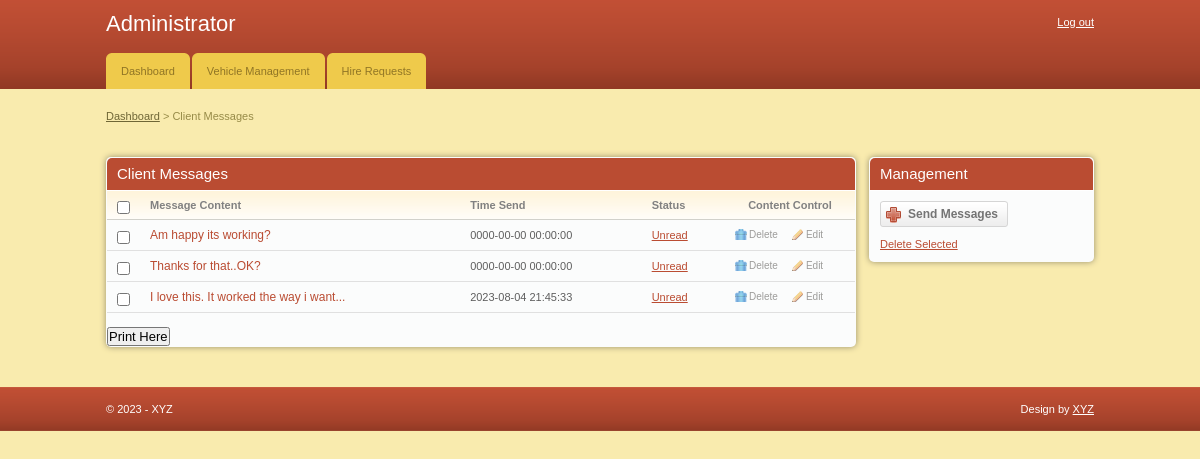
The page /admin/index.php (signed in) on the database its author committed.
### tables this page shows
CREATE TABLE `message` (
  `msg_id` int(11) NOT NULL,
  `client_id` int(11) NOT NULL,
  `message` varchar(255) NOT NULL,
  `status` varchar(255) NOT NULL,
  `time` datetime NOT NULL
);

### admin/index.php (the view, shortened to what this page needs)
<!DOCTYPE html PUBLIC "-//W3C//DTD XHTML 1.0 Transitional//EN" "http://www.w3.org/TR/xhtml1/DTD/xhtml1-transitional.dtd">
<html xmlns="http://www.w3.org/1999/xhtml">
<head>
	<link rel="stylesheet" href="css/style.css" type="text/css" media="all" />
</head>
<body>
<div id="header">
	<div class="shell">
		<?php
			include 'menu.php';
		?>
		</div>
	</div>
<div id="container">
	<div class="shell">
		<div class="small-nav">
			<a href="index.php">Dashboard</a>
			<span>&gt;</span>
			Client Messages
		</div>
		<br />
		<div id="main">
			<div id="content">
				<div class="box">
					<div class="box-head">
						<h2 class="left">Client Messages</h2>
					</div>
					<div class="table">
						<table width="100%" border="0" cellspacing="0" cellpadding="0">
							<tr>
								<th width="13"><input type="checkbox" class="checkbox" /></th>
								<th>Message Content</th>
								<th>Time Send</th>
								<th>Status</th>
								<th width="110" class="ac">Content Control</th>
							</tr>
							<?php
								include '../includes/config.php';
								$select = "SELECT * FROM message";
								$result = $conn->query($select);
								while($row = $result->fetch_assoc()){
							?>
							<tr>
								<td><input type="checkbox" class="checkbox" /></td>
								<td><h3><a href="#"><?php echo $row['message'] ?></a></h3></td>
								<td><?php echo $row['time'] ?></td>
								<td><a href="#"><?php echo $row['status'] ?></a></td>
								<td><a href="javascript:sureToApprove(<?php echo $row['msg_id'];?>)" class="ico del">Delete</a><a href="#" class="ico edit">Edit</a></td>
							</tr>
							<?php
								}
							?>
						</table>
					</div><br>
					<h2><input type="submit" onclick="window.print()" value="Print Here" /></h2>
				</div>
			</div>
			<div id="sidebar">
				<div class="box">
					<div class="box-head">
						<h2>Management</h2>
					</div>
					<div class="box-content">
						<a href="#" class="add-button"><span>Send Messages</span></a>
						<p><a href="#">Delete Selected</a></p>
					</div>
				</div>
			</div>
		</div>
	</div>
</div>
<div id="footer">
	<div class="shell">
		<span class="left">&copy; <?php echo date("Y");?> - XYZ</span>
		<span class="right">
			Design by <a href="http://projectworlds.in">XYZ</a>
		</span>
	</div>
</div>
</body>
</html>

### admin/css/style.css (style rules this page uses)
* { padding:0; margin:0; outline:0; }
body { background:#f9ebae; font-family: Verdana, sans-serif; font-size:11px; line-height:14px; color:#5e5e5e; }
input, textarea, select { font-family: Verdana, sans-serif; font-size:13px; }
.checkbox { width:13px; height:13px; vertical-align:top; position:relative; top:2px; }
a { color:#ba4c32; text-decoration: underline; cursor:pointer; }
.left, .alignleft { float:left; display:inline; }
.right, .alignright { float:right; display:inline; }
.ac { text-align: center !important; }
h2 { font-size:15px; font-weight: normal; }
h3 { font-size:12px; line-height:14px; font-weight: normal; }
h3 a { text-decoration: none; }
.shell { width:988px; margin:0 auto; }
#header { height:89px; background:url(images/header.gif); white-space:nowrap; }
#container { padding:20px 0; }
.small-nav { color:#978b48; padding-bottom:20px; }
.small-nav a { color:#6f6636; }
#content { float:left; width:750px; }
#sidebar { float:right; width:225px; }
.table th { background:#fffdfa url(images/th.gif) repeat-x 0 0; color:#818181; text-align: left; padding:7px 10px; border-bottom:solid 1px #d2d1cb; }
.table td { background:#fbfcfc; border-bottom:solid 1px #e0e0e0; padding:8px 10px; }
.box { background:#fbfcfc; height:100%; padding:1px; margin-bottom:20px; }
.box-head { background:#ba4c32; height:32px; color:#fff; padding: 0 10px; line-height:32px; white-space:nowrap; border-bottom:solid 1px #fff; }
a.ico { color:#9d9c9a; font-size:10px; text-decoration: none; padding:0 0 0 14px; background-repeat:no-repeat; background-position:0 0; }
a.del { background-image:url(images/del.gif) }
a.edit { background-image:url(images/edit.gif); margin-left:14px; }
.box-content { padding:10px; }
.box-content p { padding-top:10px; }
.add-button, .add-button span { float:left; height:26px; background:url(images/add-button.gif) no-repeat 0 0; padding:0 0 0 28px; }
.add-button span { background-position:right 0; padding:0 10px 0 0; }
.add-button { font-weight: bold; font-size:12px; color:#747474; text-decoration: none; line-height:26px; }
#footer { height:44px; background:url(images/footer.gif); line-height:44px; color:#fff; }
#footer a { color:#fff; }
.box { -moz-border-radius:5px; -webkit-border-radius:5px; -moz-box-shadow: 0 0 6px #978f6c; -webkit-box-shadow: 0 0 6px #978f6c; }
.box-head { -moz-border-radius-topleft:5px; -moz-border-radius-topright:5px; -webkit-border-top-left-radius:5px; -webkit-border-top-right-radius:5px; }

### rows shown on the page
message: message "Am happy its working?", time "0000-00-00 00:00:00", status "Unread"
message: message "Thanks for that..OK?", time "0000-00-00 00:00:00", status "Unread"
message: message "I love this. It worked the way i want...", time "2023-08-04 21:45:33", status "Unread"
